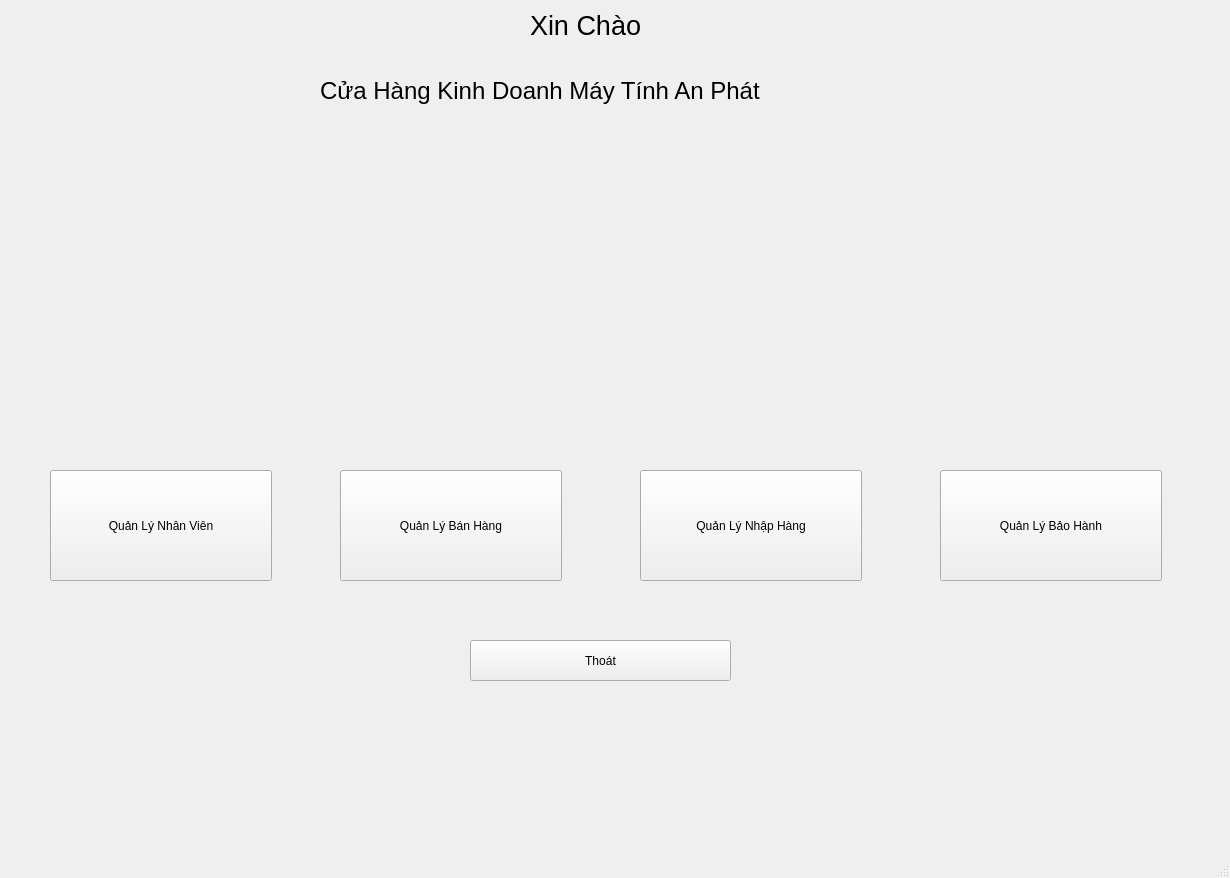
<?xml version="1.0" encoding="UTF-8"?>
<ui version="4.0">
 <class>MainWindow</class>
 <widget class="QMainWindow" name="MainWindow">
  <property name="geometry">
   <rect>
    <x>0</x>
    <y>0</y>
    <width>1230</width>
    <height>878</height>
   </rect>
  </property>
  <property name="windowTitle">
   <string>MainWindow</string>
  </property>
  <widget class="QWidget" name="centralwidget">
   <widget class="QLabel" name="label">
    <property name="geometry">
     <rect>
      <x>530</x>
      <y>0</y>
      <width>131</width>
      <height>51</height>
     </rect>
    </property>
    <property name="font">
     <font>
      <pointsize>20</pointsize>
     </font>
    </property>
    <property name="text">
     <string>Xin Chào </string>
    </property>
   </widget>
   <widget class="QLabel" name="label_2">
    <property name="geometry">
     <rect>
      <x>320</x>
      <y>70</y>
      <width>551</width>
      <height>41</height>
     </rect>
    </property>
    <property name="font">
     <font>
      <pointsize>18</pointsize>
     </font>
    </property>
    <property name="text">
     <string>Cửa Hàng Kinh Doanh Máy Tính An Phát</string>
    </property>
   </widget>
   <widget class="QPushButton" name="btn_qlnv">
    <property name="geometry">
     <rect>
      <x>50</x>
      <y>470</y>
      <width>222</width>
      <height>111</height>
     </rect>
    </property>
    <property name="text">
     <string>Quản Lý Nhân Viên</string>
    </property>
   </widget>
   <widget class="QPushButton" name="btn_qlbh">
    <property name="geometry">
     <rect>
      <x>340</x>
      <y>470</y>
      <width>222</width>
      <height>111</height>
     </rect>
    </property>
    <property name="text">
     <string>Quản Lý Bán Hàng</string>
    </property>
   </widget>
   <widget class="QPushButton" name="btn_qlnh">
    <property name="geometry">
     <rect>
      <x>640</x>
      <y>470</y>
      <width>222</width>
      <height>111</height>
     </rect>
    </property>
    <property name="text">
     <string>Quản Lý Nhập Hàng</string>
    </property>
   </widget>
   <widget class="QPushButton" name="btn_qlbhanh">
    <property name="geometry">
     <rect>
      <x>940</x>
      <y>470</y>
      <width>222</width>
      <height>111</height>
     </rect>
    </property>
    <property name="text">
     <string>Quản Lý Bảo Hành</string>
    </property>
   </widget>
   <widget class="QPushButton" name="btn_exit">
    <property name="geometry">
     <rect>
      <x>470</x>
      <y>640</y>
      <width>261</width>
      <height>41</height>
     </rect>
    </property>
    <property name="text">
     <string>Thoát</string>
    </property>
   </widget>
   <widget class="QLabel" name="label_3">
    <property name="geometry">
     <rect>
      <x>320</x>
      <y>140</y>
      <width>541</width>
      <height>281</height>
     </rect>
    </property>
    <property name="text">
     <string/>
    </property>
    <property name="pixmap">
     <pixmap>../Downloads/1.jpg</pixmap>
    </property>
    <property name="scaledContents">
     <bool>true</bool>
    </property>
   </widget>
  </widget>
  <widget class="QMenuBar" name="menubar">
   <property name="geometry">
    <rect>
     <x>0</x>
     <y>0</y>
     <width>1230</width>
     <height>26</height>
    </rect>
   </property>
  </widget>
  <widget class="QStatusBar" name="statusbar"/>
 </widget>
 <resources/>
 <connections/>
</ui>
